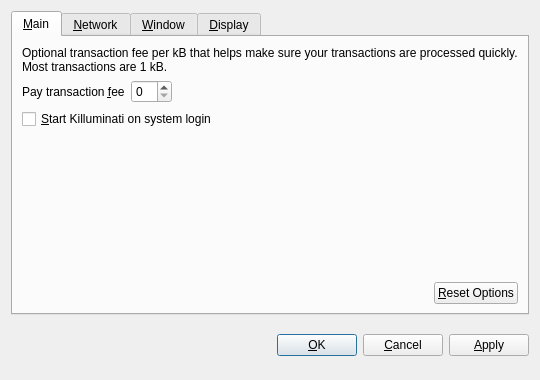
<?xml version="1.0" encoding="UTF-8"?>
<ui version="4.0">
 <class>OptionsDialog</class>
 <widget class="QDialog" name="OptionsDialog">
  <property name="geometry">
   <rect>
    <x>0</x>
    <y>0</y>
    <width>540</width>
    <height>380</height>
   </rect>
  </property>
  <property name="windowTitle">
   <string>Options</string>
  </property>
  <property name="modal">
   <bool>true</bool>
  </property>
  <layout class="QVBoxLayout" name="verticalLayout">
   <item>
    <widget class="QTabWidget" name="tabWidget">
     <property name="tabPosition">
      <enum>QTabWidget::North</enum>
     </property>
     <property name="currentIndex">
      <number>0</number>
     </property>
     <widget class="QWidget" name="tabMain">
      <attribute name="title">
       <string>&amp;Main</string>
      </attribute>
      <layout class="QVBoxLayout" name="verticalLayout_Main">
       <item>
        <widget class="QLabel" name="transactionFeeInfoLabel">
         <property name="text">
          <string>Optional transaction fee per kB that helps make sure your transactions are processed quickly. Most transactions are 1 kB.</string>
         </property>
         <property name="textFormat">
          <enum>Qt::PlainText</enum>
         </property>
         <property name="wordWrap">
          <bool>true</bool>
         </property>
        </widget>
       </item>
       <item>
        <layout class="QHBoxLayout" name="horizontalLayout_1_Main">
         <item>
          <widget class="QLabel" name="transactionFeeLabel">
           <property name="text">
            <string>Pay transaction &amp;fee</string>
           </property>
           <property name="textFormat">
            <enum>Qt::PlainText</enum>
           </property>
           <property name="buddy">
            <cstring>transactionFee</cstring>
           </property>
          </widget>
         </item>
         <item>
          <widget class="BitcoinAmountField" name="transactionFee"/>
         </item>
         <item>
          <spacer name="horizontalSpacer_1_Main">
           <property name="orientation">
            <enum>Qt::Horizontal</enum>
           </property>
           <property name="sizeHint" stdset="0">
            <size>
             <width>40</width>
             <height>20</height>
            </size>
           </property>
          </spacer>
         </item>
        </layout>
       </item>
       <item>
        <widget class="QCheckBox" name="bitcoinAtStartup">
         <property name="toolTip">
          <string>Automatically start Killuminati after logging in to the system.</string>
         </property>
         <property name="text">
          <string>&amp;Start Killuminati on system login</string>
         </property>
        </widget>
       </item>
       <item>
        <spacer name="verticalSpacer_Main">
         <property name="orientation">
          <enum>Qt::Vertical</enum>
         </property>
         <property name="sizeHint" stdset="0">
          <size>
           <width>20</width>
           <height>40</height>
          </size>
         </property>
        </spacer>
       </item>
       <item>
        <layout class="QHBoxLayout" name="horizontalLayout_2_Main">
         <item>
          <spacer name="horizontalSpacer_2_Main">
           <property name="orientation">
            <enum>Qt::Horizontal</enum>
           </property>
           <property name="sizeHint" stdset="0">
            <size>
             <width>40</width>
             <height>20</height>
            </size>
           </property>
          </spacer>
         </item>
         <item>
          <widget class="QPushButton" name="resetButton">
           <property name="toolTip">
            <string>Reset all client options to default.</string>
           </property>
           <property name="text">
            <string>&amp;Reset Options</string>
           </property>
           <property name="autoDefault">
            <bool>false</bool>
           </property>
          </widget>
         </item>
        </layout>
       </item>
      </layout>
     </widget>
     <widget class="QWidget" name="tabNetwork">
      <attribute name="title">
       <string>&amp;Network</string>
      </attribute>
      <layout class="QVBoxLayout" name="verticalLayout_Network">
       <item>
        <widget class="QCheckBox" name="mapPortUpnp">
         <property name="toolTip">
          <string>Automatically open the Killuminati client port on the router. This only works when your router supports UPnP and it is enabled.</string>
         </property>
         <property name="text">
          <string>Map port using &amp;UPnP</string>
         </property>
        </widget>
       </item>
       <item>
        <widget class="QCheckBox" name="connectSocks">
         <property name="toolTip">
          <string>Connect to the Killuminati network through a SOCKS proxy (e.g. when connecting through Tor).</string>
         </property>
         <property name="text">
          <string>&amp;Connect through SOCKS proxy:</string>
         </property>
        </widget>
       </item>
       <item>
        <layout class="QHBoxLayout" name="horizontalLayout_Network">
         <item>
          <widget class="QLabel" name="proxyIpLabel">
           <property name="text">
            <string>Proxy &amp;IP:</string>
           </property>
           <property name="textFormat">
            <enum>Qt::PlainText</enum>
           </property>
           <property name="buddy">
            <cstring>proxyIp</cstring>
           </property>
          </widget>
         </item>
         <item>
          <widget class="QValidatedLineEdit" name="proxyIp">
           <property name="maximumSize">
            <size>
             <width>140</width>
             <height>16777215</height>
            </size>
           </property>
           <property name="toolTip">
            <string>IP address of the proxy (e.g. 127.0.0.1)</string>
           </property>
          </widget>
         </item>
         <item>
          <widget class="QLabel" name="proxyPortLabel">
           <property name="text">
            <string>&amp;Port:</string>
           </property>
           <property name="textFormat">
            <enum>Qt::PlainText</enum>
           </property>
           <property name="buddy">
            <cstring>proxyPort</cstring>
           </property>
          </widget>
         </item>
         <item>
          <widget class="QLineEdit" name="proxyPort">
           <property name="maximumSize">
            <size>
             <width>55</width>
             <height>16777215</height>
            </size>
           </property>
           <property name="toolTip">
            <string>Port of the proxy (e.g. 9050)</string>
           </property>
          </widget>
         </item>
         <item>
          <widget class="QLabel" name="socksVersionLabel">
           <property name="text">
            <string>SOCKS &amp;Version:</string>
           </property>
           <property name="textFormat">
            <enum>Qt::PlainText</enum>
           </property>
           <property name="buddy">
            <cstring>socksVersion</cstring>
           </property>
          </widget>
         </item>
         <item>
          <widget class="QValueComboBox" name="socksVersion">
           <property name="toolTip">
            <string>SOCKS version of the proxy (e.g. 5)</string>
           </property>
          </widget>
         </item>
         <item>
          <spacer name="horizontalSpacer_Network">
           <property name="orientation">
            <enum>Qt::Horizontal</enum>
           </property>
           <property name="sizeHint" stdset="0">
            <size>
             <width>40</width>
             <height>20</height>
            </size>
           </property>
          </spacer>
         </item>
        </layout>
       </item>
       <item>
        <spacer name="verticalSpacer_Network">
         <property name="orientation">
          <enum>Qt::Vertical</enum>
         </property>
         <property name="sizeHint" stdset="0">
          <size>
           <width>20</width>
           <height>40</height>
          </size>
         </property>
        </spacer>
       </item>
      </layout>
     </widget>
     <widget class="QWidget" name="tabWindow">
      <attribute name="title">
       <string>&amp;Window</string>
      </attribute>
      <layout class="QVBoxLayout" name="verticalLayout_Window">
       <item>
        <widget class="QCheckBox" name="minimizeToTray">
         <property name="toolTip">
          <string>Show only a tray icon after minimizing the window.</string>
         </property>
         <property name="text">
          <string>&amp;Minimize to the tray instead of the taskbar</string>
         </property>
        </widget>
       </item>
       <item>
        <widget class="QCheckBox" name="minimizeOnClose">
         <property name="toolTip">
          <string>Minimize instead of exit the application when the window is closed. When this option is enabled, the application will be closed only after selecting Quit in the menu.</string>
         </property>
         <property name="text">
          <string>M&amp;inimize on close</string>
         </property>
        </widget>
       </item>
       <item>
        <spacer name="verticalSpacer_Window">
         <property name="orientation">
          <enum>Qt::Vertical</enum>
         </property>
         <property name="sizeHint" stdset="0">
          <size>
           <width>20</width>
           <height>40</height>
          </size>
         </property>
        </spacer>
       </item>
      </layout>
     </widget>
     <widget class="QWidget" name="tabDisplay">
      <attribute name="title">
       <string>&amp;Display</string>
      </attribute>
      <layout class="QVBoxLayout" name="verticalLayout_Display">
       <item>
        <layout class="QHBoxLayout" name="horizontalLayout_1_Display">
         <item>
          <widget class="QLabel" name="langLabel">
           <property name="text">
            <string>User Interface &amp;language:</string>
           </property>
           <property name="textFormat">
            <enum>Qt::PlainText</enum>
           </property>
           <property name="buddy">
            <cstring>lang</cstring>
           </property>
          </widget>
         </item>
         <item>
          <widget class="QValueComboBox" name="lang">
           <property name="toolTip">
            <string>The user interface language can be set here. This setting will take effect after restarting Killuminati.</string>
           </property>
          </widget>
         </item>
        </layout>
       </item>
       <item>
        <layout class="QHBoxLayout" name="horizontalLayout_2_Display">
         <item>
          <widget class="QLabel" name="unitLabel">
           <property name="text">
            <string>&amp;Unit to show amounts in:</string>
           </property>
           <property name="textFormat">
            <enum>Qt::PlainText</enum>
           </property>
           <property name="buddy">
            <cstring>unit</cstring>
           </property>
          </widget>
         </item>
         <item>
          <widget class="QValueComboBox" name="unit">
           <property name="toolTip">
            <string>Choose the default subdivision unit to show in the interface and when sending coins.</string>
           </property>
          </widget>
         </item>
        </layout>
       </item>
       <item>
        <widget class="QCheckBox" name="displayAddresses">
         <property name="toolTip">
          <string>Whether to show Killuminati addresses in the transaction list or not.</string>
         </property>
         <property name="text">
          <string>&amp;Display addresses in transaction list</string>
         </property>
        </widget>
       </item>
       <item>
        <widget class="QCheckBox" name="coinControlFeatures">
         <property name="toolTip">
          <string>Whether to show coin control features or not.</string>
         </property>
         <property name="text">
          <string>Display coin &amp;control features (experts only!)</string>
         </property>
        </widget>
       </item>
       <item>
        <spacer name="verticalSpacer_Display">
         <property name="orientation">
          <enum>Qt::Vertical</enum>
         </property>
         <property name="sizeHint" stdset="0">
          <size>
           <width>20</width>
           <height>40</height>
          </size>
         </property>
        </spacer>
       </item>
      </layout>
     </widget>
    </widget>
   </item>
   <item>
    <layout class="QHBoxLayout" name="horizontalLayout_Buttons">
     <item>
      <spacer name="horizontalSpacer_1">
       <property name="orientation">
        <enum>Qt::Horizontal</enum>
       </property>
       <property name="sizeHint" stdset="0">
        <size>
         <width>40</width>
         <height>48</height>
        </size>
       </property>
      </spacer>
     </item>
     <item>
      <widget class="QLabel" name="statusLabel">
       <property name="font">
        <font>
         <weight>75</weight>
         <bold>true</bold>
        </font>
       </property>
       <property name="text">
        <string/>
       </property>
       <property name="textFormat">
        <enum>Qt::PlainText</enum>
       </property>
       <property name="wordWrap">
        <bool>true</bool>
       </property>
      </widget>
     </item>
     <item>
      <spacer name="horizontalSpacer_2">
       <property name="orientation">
        <enum>Qt::Horizontal</enum>
       </property>
       <property name="sizeHint" stdset="0">
        <size>
         <width>40</width>
         <height>48</height>
        </size>
       </property>
      </spacer>
     </item>
     <item>
      <widget class="QPushButton" name="okButton">
       <property name="text">
        <string>&amp;OK</string>
       </property>
      </widget>
     </item>
     <item>
      <widget class="QPushButton" name="cancelButton">
       <property name="text">
        <string>&amp;Cancel</string>
       </property>
       <property name="autoDefault">
        <bool>false</bool>
       </property>
      </widget>
     </item>
     <item>
      <widget class="QPushButton" name="applyButton">
       <property name="text">
        <string>&amp;Apply</string>
       </property>
       <property name="autoDefault">
        <bool>false</bool>
       </property>
      </widget>
     </item>
    </layout>
   </item>
  </layout>
 </widget>
 <customwidgets>
  <customwidget>
   <class>BitcoinAmountField</class>
   <extends>QSpinBox</extends>
   <header>bitcoinamountfield.h</header>
  </customwidget>
  <customwidget>
   <class>QValueComboBox</class>
   <extends>QComboBox</extends>
   <header>qvaluecombobox.h</header>
  </customwidget>
  <customwidget>
   <class>QValidatedLineEdit</class>
   <extends>QLineEdit</extends>
   <header>qvalidatedlineedit.h</header>
  </customwidget>
 </customwidgets>
 <resources/>
 <connections/>
</ui>
